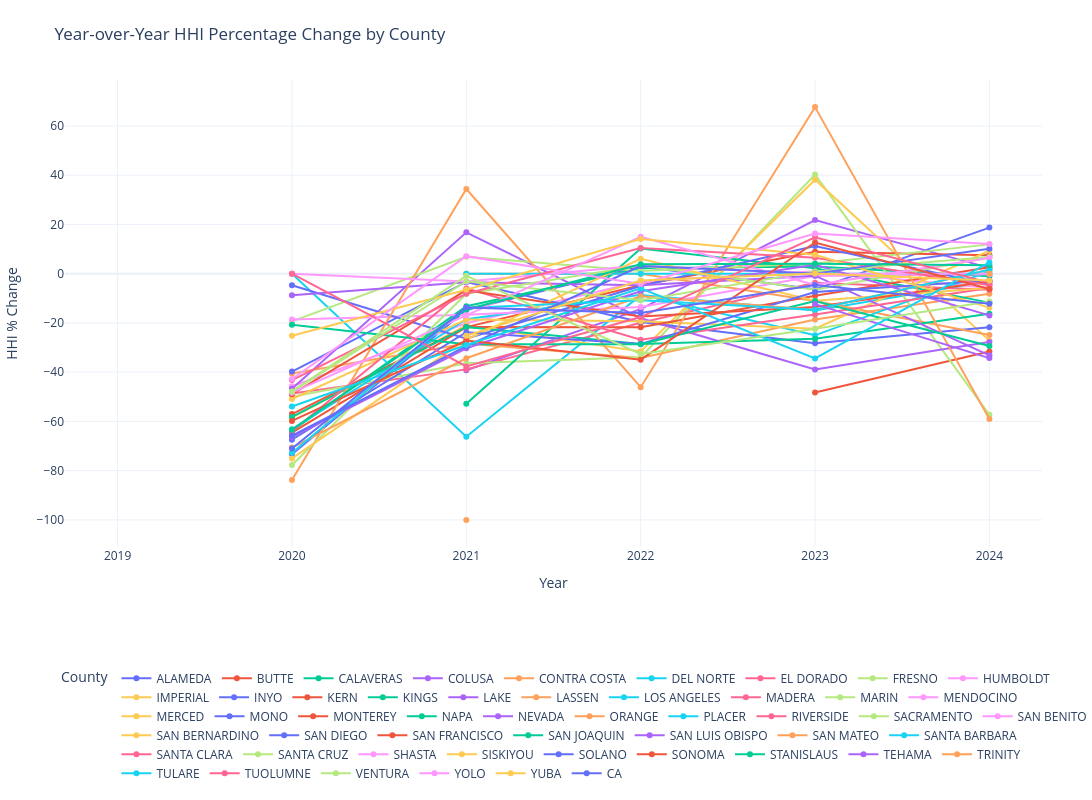

Notebook source saved alongside this figure:
### Code cell
import plotly.express as px

df_filtered['hhi_change'] = (
    df_filtered.groupby('retailercounty')['mkt_share2'].pct_change() * 100
)

fig = px.line(
    df_filtered,
    x="year",
    y="hhi_change",
    color="retailercounty",
    markers=True,
    title="Year-over-Year HHI Percentage Change by County",
    labels={
        "hhi_change": "HHI % Change",
        "year": "Year",
        "retailercounty": "County"
    }
)

fig.update_layout(
    template="plotly_white",
    width=1500,
    height=800,
    legend=dict(orientation="h", y=-0.25),
    margin=dict(l=50, r=50, t=80, b=80)
)

fig.update_traces(
    hovertemplate="<b>%{text}</b><br>Year: %{x}<br>HHI % Change: %{y:.2f}%<extra></extra>",
    text=df_filtered["retailercounty"]
)

fig.show()

fig.write_html("hhi_yoy_change_by_county.html")

### Figure 1 — Plotly figure (JSON) as saved in the notebook; plotly's stock layout.template omitted (floating-point values rounded to 4 significant figures; data arrays with more than 128 entries replaced by an {"elided": "..."} marker saying what was removed)
{"data": [{"hovertemplate": "<b>%{text}</b><br>Year: %{x}<br>HHI % Change: %{y:.2f}%<extra></extra>", "legendgroup": "ALAMEDA", "line": {"color": "#636efa", "dash": "solid"}, "marker": {"symbol": "circle"}, "mode": "lines+markers", "name": "ALAMEDA", "orientation": "v", "showlegend": true, "text": {"elided": "288 str values"}, "type": "scatter", "x": [2019, 2020, 2021, 2022, 2023, 2024], "xaxis": "x", "y": [NaN, -73.37, -14.79, 2.9, -6.363, 18.73], "yaxis": "y"}, {"hovertemplate": "<b>%{text}</b><br>Year: %{x}<br>HHI % Change: %{y:.2f}%<extra></extra>", "legendgroup": "BUTTE", "line": {"color": "#EF553B", "dash": "solid"}, "marker": {"symbol": "circle"}, "mode": "lines+markers", "name": "BUTTE", "orientation": "v", "showlegend": true, "text": {"elided": "288 str values"}, "type": "scatter", "x": [2022, 2023, 2024], "xaxis": "x", "y": [NaN, -48.28, -31.62], "yaxis": "y"}, {"hovertemplate": "<b>%{text}</b><br>Year: %{x}<br>HHI % Change: %{y:.2f}%<extra></extra>", "legendgroup": "CALAVERAS", "line": {"color": "#00cc96", "dash": "solid"}, "marker": {"symbol": "circle"}, "mode": "lines+markers", "name": "CALAVERAS", "orientation": "v", "showlegend": true, "text": {"elided": "288 str values"}, "type": "scatter", "x": [2019, 2020, 2021, 2022, 2023, 2024], "xaxis": "x", "y": [NaN, -63.85, -13.22, 2.236, 2.892, -1.024], "yaxis": "y"}, {"hovertemplate": "<b>%{text}</b><br>Year: %{x}<br>HHI % Change: %{y:.2f}%<extra></extra>", "legendgroup": "COLUSA", "line": {"color": "#ab63fa", "dash": "solid"}, "marker": {"symbol": "circle"}, "mode": "lines+markers", "name": "COLUSA", "orientation": "v", "showlegend": true, "text": {"elided": "288 str values"}, "type": "scatter", "x": [2020, 2021, 2022, 2023, 2024], "xaxis": "x", "y": [NaN, -39.22, -14.41, 21.78, 2.355], "yaxis": "y"}, {"hovertemplate": "<b>%{text}</b><br>Year: %{x}<br>HHI % Change: %{y:.2f}%<extra></extra>", "legendgroup": "CONTRA COSTA", "line": {"color": "#FFA15A", "dash": "solid"}, "marker": {"symbol": "circle"}, "mode": "lines+markers", "name": "CONTRA COSTA", "orientation": "v", "showlegend": true, "text": {"elided": "288 str values"}, "type": "scatter", "x": [2019, 2020, 2021, 2022, 2023, 2024], "xaxis": "x", "y": [NaN, -40.51, -28.35, -34.2, -18.6, -8.152], "yaxis": "y"}, {"hovertemplate": "<b>%{text}</b><br>Year: %{x}<br>HHI % Change: %{y:.2f}%<extra></extra>", "legendgroup": "DEL NORTE", "line": {"color": "#19d3f3", "dash": "solid"}, "marker": {"symbol": "circle"}, "mode": "lines+markers", "name": "DEL NORTE", "orientation": "v", "showlegend": true, "text": {"elided": "288 str values"}, "type": "scatter", "x": [2019, 2020, 2021, 2022, 2023, 2024], "xaxis": "x", "y": [NaN, 0.0, -66.23, -8.719, -14.93, -3.094], "yaxis": "y"}, {"hovertemplate": "<b>%{text}</b><br>Year: %{x}<br>HHI % Change: %{y:.2f}%<extra></extra>", "legendgroup": "EL DORADO", "line": {"color": "#FF6692", "dash": "solid"}, "marker": {"symbol": "circle"}, "mode": "lines+markers", "name": "EL DORADO", "orientation": "v", "showlegend": true, "text": {"elided": "288 str values"}, "type": "scatter", "x": [2019, 2020, 2021, 2022, 2023, 2024], "xaxis": "x", "y": [NaN, -48.7, -38.86, -19.91, -3.677, -6.56], "yaxis": "y"}, {"hovertemplate": "<b>%{text}</b><br>Year: %{x}<br>HHI % Change: %{y:.2f}%<extra></extra>", "legendgroup": "FRESNO", "line": {"color": "#B6E880", "dash": "solid"}, "marker": {"symbol": "circle"}, "mode": "lines+markers", "name": "FRESNO", "orientation": "v", "showlegend": true, "text": {"elided": "288 str values"}, "type": "scatter", "x": [2019, 2020, 2021, 2022, 2023, 2024], "xaxis": "x", "y": [NaN, -49.94, -36.34, -33.9, 40.25, -57.34], "yaxis": "y"}, {"hovertemplate": "<b>%{text}</b><br>Year: %{x}<br>HHI % Change: %{y:.2f}%<extra></extra>", "legendgroup": "HUMBOLDT", "line": {"color": "#FF97FF", "dash": "solid"}, "marker": {"symbol": "circle"}, "mode": "lines+markers", "name": "HUMBOLDT", "orientation": "v", "showlegend": true, "text": {"elided": "288 str values"}, "type": "scatter", "x": [2019, 2020, 2021, 2022, 2023, 2024], "xaxis": "x", "y": [NaN, -45.74, -20.14, -3.083, 1.026, -5.83], "yaxis": "y"}, {"hovertemplate": "<b>%{text}</b><br>Year: %{x}<br>HHI % Change: %{y:.2f}%<extra></extra>", "legendgroup": "IMPERIAL", "line": {"color": "#FECB52", "dash": "solid"}, "marker": {"symbol": "circle"}, "mode": "lines+markers", "name": "IMPERIAL", "orientation": "v", "showlegend": true, "text": {"elided": "288 str values"}, "type": "scatter", "x": [2019, 2020, 2021, 2022, 2023, 2024], "xaxis": "x", "y": [NaN, -58.44, -21.0, -31.55, 38.16, -27.19], "yaxis": "y"}, {"hovertemplate": "<b>%{text}</b><br>Year: %{x}<br>HHI % Change: %{y:.2f}%<extra></extra>", "legendgroup": "INYO", "line": {"color": "#636efa", "dash": "solid"}, "marker": {"symbol": "circle"}, "mode": "lines+markers", "name": "INYO", "orientation": "v", "showlegend": true, "text": {"elided": "288 str values"}, "type": "scatter", "x": [2019, 2020, 2021, 2022, 2023, 2024], "xaxis": "x", "y": [NaN, -39.74, -3.355, -19.62, -28.24, -21.77], "yaxis": "y"}, {"hovertemplate": "<b>%{text}</b><br>Year: %{x}<br>HHI % Change: %{y:.2f}%<extra></extra>", "legendgroup": "KERN", "line": {"color": "#EF553B", "dash": "solid"}, "marker": {"symbol": "circle"}, "mode": "lines+markers", "name": "KERN", "orientation": "v", "showlegend": true, "text": {"elided": "288 str values"}, "type": "scatter", "x": [2019, 2020, 2021, 2022, 2023, 2024], "xaxis": "x", "y": [NaN, -64.58, -21.68, -4.688, 8.885, 7.498], "yaxis": "y"}, {"hovertemplate": "<b>%{text}</b><br>Year: %{x}<br>HHI % Change: %{y:.2f}%<extra></extra>", "legendgroup": "KINGS", "line": {"color": "#00cc96", "dash": "solid"}, "marker": {"symbol": "circle"}, "mode": "lines+markers", "name": "KINGS", "orientation": "v", "showlegend": true, "text": {"elided": "288 str values"}, "type": "scatter", "x": [2020, 2021, 2022, 2023, 2024], "xaxis": "x", "y": [NaN, -52.78, 10.24, 2.184, -11.76], "yaxis": "y"}, {"hovertemplate": "<b>%{text}</b><br>Year: %{x}<br>HHI % Change: %{y:.2f}%<extra></extra>", "legendgroup": "LAKE", "line": {"color": "#ab63fa", "dash": "solid"}, "marker": {"symbol": "circle"}, "mode": "lines+markers", "name": "LAKE", "orientation": "v", "showlegend": true, "text": {"elided": "288 str values"}, "type": "scatter", "x": [2019, 2020, 2021, 2022, 2023, 2024], "xaxis": "x", "y": [NaN, -46.71, 16.78, -18.1, -38.94, -27.76], "yaxis": "y"}, {"hovertemplate": "<b>%{text}</b><br>Year: %{x}<br>HHI % Change: %{y:.2f}%<extra></extra>", "legendgroup": "LASSEN", "line": {"color": "#FFA15A", "dash": "solid"}, "marker": {"symbol": "circle"}, "mode": "lines+markers", "name": "LASSEN", "orientation": "v", "showlegend": true, "text": {"elided": "288 str values"}, "type": "scatter", "x": [2020, 2021, 2022, 2023, 2024], "xaxis": "x", "y": [NaN, 0.0, 0.0, -11.06, -24.9], "yaxis": "y"}, {"hovertemplate": "<b>%{text}</b><br>Year: %{x}<br>HHI % Change: %{y:.2f}%<extra></extra>", "legendgroup": "LOS ANGELES", "line": {"color": "#19d3f3", "dash": "solid"}, "marker": {"symbol": "circle"}, "mode": "lines+markers", "name": "LOS ANGELES", "orientation": "v", "showlegend": true, "text": {"elided": "288 str values"}, "type": "scatter", "x": [2019, 2020, 2021, 2022, 2023, 2024], "xaxis": "x", "y": [NaN, -63.21, -18.48, -8.597, -25.04, 0.9327], "yaxis": "y"}, {"hovertemplate": "<b>%{text}</b><br>Year: %{x}<br>HHI % Change: %{y:.2f}%<extra></extra>", "legendgroup": "MADERA", "line": {"color": "#FF6692", "dash": "solid"}, "marker": {"symbol": "circle"}, "mode": "lines+markers", "name": "MADERA", "orientation": "v", "showlegend": true, "text": {"elided": "288 str values"}, "type": "scatter", "x": [2024], "xaxis": "x", "y": [NaN], "yaxis": "y"}, {"hovertemplate": "<b>%{text}</b><br>Year: %{x}<br>HHI % Change: %{y:.2f}%<extra></extra>", "legendgroup": "MARIN", "line": {"color": "#B6E880", "dash": "solid"}, "marker": {"symbol": "circle"}, "mode": "lines+markers", "name": "MARIN", "orientation": "v", "showlegend": true, "text": {"elided": "288 str values"}, "type": "scatter", "x": [2019, 2020, 2021, 2022, 2023, 2024], "xaxis": "x", "y": [NaN, -19.38, 6.849, 1.1, 4.09, 11.9], "yaxis": "y"}, {"hovertemplate": "<b>%{text}</b><br>Year: %{x}<br>HHI % Change: %{y:.2f}%<extra></extra>", "legendgroup": "MENDOCINO", "line": {"color": "#FF97FF", "dash": "solid"}, "marker": {"symbol": "circle"}, "mode": "lines+markers", "name": "MENDOCINO", "orientation": "v", "showlegend": true, "text": {"elided": "288 str values"}, "type": "scatter", "x": [2019, 2020, 2021, 2022, 2023, 2024], "xaxis": "x", "y": [NaN, -18.65, -16.65, -13.53, -0.9209, -0.1807], "yaxis": "y"}, {"hovertemplate": "<b>%{text}</b><br>Year: %{x}<br>HHI % Change: %{y:.2f}%<extra></extra>", "legendgroup": "MERCED", "line": {"color": "#FECB52", "dash": "solid"}, "marker": {"symbol": "circle"}, "mode": "lines+markers", "name": "MERCED", "orientation": "v", "showlegend": true, "text": {"elided": "288 str values"}, "type": "scatter", "x": [2019, 2020, 2021, 2022, 2023, 2024], "xaxis": "x", "y": [NaN, -50.89, -18.56, -19.37, -22.35, 9.301], "yaxis": "y"}, {"hovertemplate": "<b>%{text}</b><br>Year: %{x}<br>HHI % Change: %{y:.2f}%<extra></extra>", "legendgroup": "MONO", "line": {"color": "#636efa", "dash": "solid"}, "marker": {"symbol": "circle"}, "mode": "lines+markers", "name": "MONO", "orientation": "v", "showlegend": true, "text": {"elided": "288 str values"}, "type": "scatter", "x": [2019, 2020, 2021, 2022, 2023, 2024], "xaxis": "x", "y": [NaN, -4.727, -26.4, -4.997, 11.28, -4.452], "yaxis": "y"}, {"hovertemplate": "<b>%{text}</b><br>Year: %{x}<br>HHI % Change: %{y:.2f}%<extra></extra>", "legendgroup": "MONTEREY", "line": {"color": "#EF553B", "dash": "solid"}, "marker": {"symbol": "circle"}, "mode": "lines+markers", "name": "MONTEREY", "orientation": "v", "showlegend": true, "text": {"elided": "288 str values"}, "type": "scatter", "x": [2019, 2020, 2021, 2022, 2023, 2024], "xaxis": "x", "y": [NaN, -57.02, -21.68, -21.78, -8.951, 2.58], "yaxis": "y"}, {"hovertemplate": "<b>%{text}</b><br>Year: %{x}<br>HHI % Change: %{y:.2f}%<extra></extra>", "legendgroup": "NAPA", "line": {"color": "#00cc96", "dash": "solid"}, "marker": {"symbol": "circle"}, "mode": "lines+markers", "name": "NAPA", "orientation": "v", "showlegend": true, "text": {"elided": "288 str values"}, "type": "scatter", "x": [2019, 2020, 2021, 2022, 2023, 2024], "xaxis": "x", "y": [NaN, -58.17, -21.62, -28.57, -26.4, -16.23], "yaxis": "y"}, {"hovertemplate": "<b>%{text}</b><br>Year: %{x}<br>HHI % Change: %{y:.2f}%<extra></extra>", "legendgroup": "NEVADA", "line": {"color": "#ab63fa", "dash": "solid"}, "marker": {"symbol": "circle"}, "mode": "lines+markers", "name": "NEVADA", "orientation": "v", "showlegend": true, "text": {"elided": "288 str values"}, "type": "scatter", "x": [2019, 2020, 2021, 2022, 2023, 2024], "xaxis": "x", "y": [NaN, -8.717, -3.491, -4.705, -0.8206, -33.15], "yaxis": "y"}, {"hovertemplate": "<b>%{text}</b><br>Year: %{x}<br>HHI % Change: %{y:.2f}%<extra></extra>", "legendgroup": "ORANGE", "line": {"color": "#FFA15A", "dash": "solid"}, "marker": {"symbol": "circle"}, "mode": "lines+markers", "name": "ORANGE", "orientation": "v", "showlegend": true, "text": {"elided": "288 str values"}, "type": "scatter", "x": [2019, 2020, 2021, 2022, 2023, 2024], "xaxis": "x", "y": [NaN, -83.81, 34.39, -46.09, 67.66, -59.04], "yaxis": "y"}, {"hovertemplate": "<b>%{text}</b><br>Year: %{x}<br>HHI % Change: %{y:.2f}%<extra></extra>", "legendgroup": "PLACER", "line": {"color": "#19d3f3", "dash": "solid"}, "marker": {"symbol": "circle"}, "mode": "lines+markers", "name": "PLACER", "orientation": "v", "showlegend": true, "text": {"elided": "288 str values"}, "type": "scatter", "x": [2020, 2021, 2022, 2023, 2024], "xaxis": "x", "y": [NaN, 0.0, 0.0, 0.0, 0.0], "yaxis": "y"}, {"hovertemplate": "<b>%{text}</b><br>Year: %{x}<br>HHI % Change: %{y:.2f}%<extra></extra>", "legendgroup": "RIVERSIDE", "line": {"color": "#FF6692", "dash": "solid"}, "marker": {"symbol": "circle"}, "mode": "lines+markers", "name": "RIVERSIDE", "orientation": "v", "showlegend": true, "text": {"elided": "288 str values"}, "type": "scatter", "x": [2019, 2020, 2021, 2022, 2023, 2024], "xaxis": "x", "y": [NaN, -63.96, -5.979, -26.83, -16.56, -5.779], "yaxis": "y"}, {"hovertemplate": "<b>%{text}</b><br>Year: %{x}<br>HHI % Change: %{y:.2f}%<extra></extra>", "legendgroup": "SACRAMENTO", "line": {"color": "#B6E880", "dash": "solid"}, "marker": {"symbol": "circle"}, "mode": "lines+markers", "name": "SACRAMENTO", "orientation": "v", "showlegend": true, "text": {"elided": "288 str values"}, "type": "scatter", "x": [2019, 2020, 2021, 2022, 2023, 2024], "xaxis": "x", "y": [NaN, -77.73, -8.127, 3.309, -6.549, 6.587], "yaxis": "y"}, {"hovertemplate": "<b>%{text}</b><br>Year: %{x}<br>HHI % Change: %{y:.2f}%<extra></extra>", "legendgroup": "SAN BENITO", "line": {"color": "#FF97FF", "dash": "solid"}, "marker": {"symbol": "circle"}, "mode": "lines+markers", "name": "SAN BENITO", "orientation": "v", "showlegend": true, "text": {"elided": "288 str values"}, "type": "scatter", "x": [2019, 2020, 2021, 2022, 2023, 2024], "xaxis": "x", "y": [NaN, 0.0, -3.213, 3.319, 0.0, 0.0], "yaxis": "y"}, {"hovertemplate": "<b>%{text}</b><br>Year: %{x}<br>HHI % Change: %{y:.2f}%<extra></extra>", "legendgroup": "SAN BERNARDINO", "line": {"color": "#FECB52", "dash": "solid"}, "marker": {"symbol": "circle"}, "mode": "lines+markers", "name": "SAN BERNARDINO", "orientation": "v", "showlegend": true, "text": {"elided": "288 str values"}, "type": "scatter", "x": [2019, 2020, 2021, 2022, 2023, 2024], "xaxis": "x", "y": [NaN, -75.03, -26.77, 6.064, -10.99, -5.86], "yaxis": "y"}, {"hovertemplate": "<b>%{text}</b><br>Year: %{x}<br>HHI % Change: %{y:.2f}%<extra></extra>", "legendgroup": "SAN DIEGO", "line": {"color": "#636efa", "dash": "solid"}, "marker": {"symbol": "circle"}, "mode": "lines+markers", "name": "SAN DIEGO", "orientation": "v", "showlegend": true, "text": {"elided": "288 str values"}, "type": "scatter", "x": [2019, 2020, 2021, 2022, 2023, 2024], "xaxis": "x", "y": [NaN, -67.45, -23.75, -28.54, -7.428, -2.791], "yaxis": "y"}, {"hovertemplate": "<b>%{text}</b><br>Year: %{x}<br>HHI % Change: %{y:.2f}%<extra></extra>", "legendgroup": "SAN FRANCISCO", "line": {"color": "#EF553B", "dash": "solid"}, "marker": {"symbol": "circle"}, "mode": "lines+markers", "name": "SAN FRANCISCO", "orientation": "v", "showlegend": true, "text": {"elided": "288 str values"}, "type": "scatter", "x": [2019, 2020, 2021, 2022, 2023, 2024], "xaxis": "x", "y": [NaN, -48.95, -6.733, -17.42, -13.52, -3.067], "yaxis": "y"}, {"hovertemplate": "<b>%{text}</b><br>Year: %{x}<br>HHI % Change: %{y:.2f}%<extra></extra>", "legendgroup": "SAN JOAQUIN", "line": {"color": "#00cc96", "dash": "solid"}, "marker": {"symbol": "circle"}, "mode": "lines+markers", "name": "SAN JOAQUIN", "orientation": "v", "showlegend": true, "text": {"elided": "288 str values"}, "type": "scatter", "x": [2019, 2020, 2021, 2022, 2023, 2024], "xaxis": "x", "y": [NaN, -20.77, -28.66, -28.68, -11.1, -29.41], "yaxis": "y"}, {"hovertemplate": "<b>%{text}</b><br>Year: %{x}<br>HHI % Change: %{y:.2f}%<extra></extra>", "legendgroup": "SAN LUIS OBISPO", "line": {"color": "#ab63fa", "dash": "solid"}, "marker": {"symbol": "circle"}, "mode": "lines+markers", "name": "SAN LUIS OBISPO", "orientation": "v", "showlegend": true, "text": {"elided": "288 str values"}, "type": "scatter", "x": [2019, 2020, 2021, 2022, 2023, 2024], "xaxis": "x", "y": [NaN, -66.33, -30.29, -7.161, 3.627, -16.95], "yaxis": "y"}, {"hovertemplate": "<b>%{text}</b><br>Year: %{x}<br>HHI % Change: %{y:.2f}%<extra></extra>", "legendgroup": "SAN MATEO", "line": {"color": "#FFA15A", "dash": "solid"}, "marker": {"symbol": "circle"}, "mode": "lines+markers", "name": "SAN MATEO", "orientation": "v", "showlegend": true, "text": {"elided": "288 str values"}, "type": "scatter", "x": [2019, 2020, 2021, 2022, 2023, 2024], "xaxis": "x", "y": [NaN, -70.63, -34.35, -9.194, -14.63, 1.595], "yaxis": "y"}, {"hovertemplate": "<b>%{text}</b><br>Year: %{x}<br>HHI % Change: %{y:.2f}%<extra></extra>", "legendgroup": "SANTA BARBARA", "line": {"color": "#19d3f3", "dash": "solid"}, "marker": {"symbol": "circle"}, "mode": "lines+markers", "name": "SANTA BARBARA", "orientation": "v", "showlegend": true, "text": {"elided": "288 str values"}, "type": "scatter", "x": [2019, 2020, 2021, 2022, 2023, 2024], "xaxis": "x", "y": [NaN, -72.69, -13.96, -10.79, -14.67, 1.653], "yaxis": "y"}, {"hovertemplate": "<b>%{text}</b><br>Year: %{x}<br>HHI % Change: %{y:.2f}%<extra></extra>", "legendgroup": "SANTA CLARA", "line": {"color": "#FF6692", "dash": "solid"}, "marker": {"symbol": "circle"}, "mode": "lines+markers", "name": "SANTA CLARA", "orientation": "v", "showlegend": true, "text": {"elided": "288 str values"}, "type": "scatter", "x": [2019, 2020, 2021, 2022, 2023, 2024], "xaxis": "x", "y": [NaN, -43.22, -8.167, 10.41, 6.465, -4.68], "yaxis": "y"}, {"hovertemplate": "<b>%{text}</b><br>Year: %{x}<br>HHI % Change: %{y:.2f}%<extra></extra>", "legendgroup": "SANTA CRUZ", "line": {"color": "#B6E880", "dash": "solid"}, "marker": {"symbol": "circle"}, "mode": "lines+markers", "name": "SANTA CRUZ", "orientation": "v", "showlegend": true, "text": {"elided": "288 str values"}, "type": "scatter", "x": [2019, 2020, 2021, 2022, 2023, 2024], "xaxis": "x", "y": [NaN, -47.91, -3.051, -10.79, 0.9338, 6.791], "yaxis": "y"}, {"hovertemplate": "<b>%{text}</b><br>Year: %{x}<br>HHI % Change: %{y:.2f}%<extra></extra>", "legendgroup": "SHASTA", "line": {"color": "#FF97FF", "dash": "solid"}, "marker": {"symbol": "circle"}, "mode": "lines+markers", "name": "SHASTA", "orientation": "v", "showlegend": true, "text": {"elided": "288 str values"}, "type": "scatter", "x": [2019, 2020, 2021, 2022, 2023, 2024], "xaxis": "x", "y": [NaN, -48.31, -16.96, 14.95, -4.538, 6.382], "yaxis": "y"}, {"hovertemplate": "<b>%{text}</b><br>Year: %{x}<br>HHI % Change: %{y:.2f}%<extra></extra>", "legendgroup": "SISKIYOU", "line": {"color": "#FECB52", "dash": "solid"}, "marker": {"symbol": "circle"}, "mode": "lines+markers", "name": "SISKIYOU", "orientation": "v", "showlegend": true, "text": {"elided": "288 str values"}, "type": "scatter", "x": [2019, 2020, 2021, 2022, 2023, 2024], "xaxis": "x", "y": [NaN, -25.22, -6.529, 14.08, 7.664, -13.8], "yaxis": "y"}, {"hovertemplate": "<b>%{text}</b><br>Year: %{x}<br>HHI % Change: %{y:.2f}%<extra></extra>", "legendgroup": "SOLANO", "line": {"color": "#636efa", "dash": "solid"}, "marker": {"symbol": "circle"}, "mode": "lines+markers", "name": "SOLANO", "orientation": "v", "showlegend": true, "text": {"elided": "288 str values"}, "type": "scatter", "x": [2019, 2020, 2021, 2022, 2023, 2024], "xaxis": "x", "y": [NaN, -65.82, -29.44, 3.082, 0.02339, 10.11], "yaxis": "y"}, {"hovertemplate": "<b>%{text}</b><br>Year: %{x}<br>HHI % Change: %{y:.2f}%<extra></extra>", "legendgroup": "SONOMA", "line": {"color": "#EF553B", "dash": "solid"}, "marker": {"symbol": "circle"}, "mode": "lines+markers", "name": "SONOMA", "orientation": "v", "showlegend": true, "text": {"elided": "288 str values"}, "type": "scatter", "x": [2019, 2020, 2021, 2022, 2023, 2024], "xaxis": "x", "y": [NaN, -59.81, -27.13, -34.93, 12.67, -6.232], "yaxis": "y"}, {"hovertemplate": "<b>%{text}</b><br>Year: %{x}<br>HHI % Change: %{y:.2f}%<extra></extra>", "legendgroup": "STANISLAUS", "line": {"color": "#00cc96", "dash": "solid"}, "marker": {"symbol": "circle"}, "mode": "lines+markers", "name": "STANISLAUS", "orientation": "v", "showlegend": true, "text": {"elided": "288 str values"}, "type": "scatter", "x": [2019, 2020, 2021, 2022, 2023, 2024], "xaxis": "x", "y": [NaN, -63.34, -14.56, 3.825, 4.081, 3.423], "yaxis": "y"}, {"hovertemplate": "<b>%{text}</b><br>Year: %{x}<br>HHI % Change: %{y:.2f}%<extra></extra>", "legendgroup": "TEHAMA", "line": {"color": "#ab63fa", "dash": "solid"}, "marker": {"symbol": "circle"}, "mode": "lines+markers", "name": "TEHAMA", "orientation": "v", "showlegend": true, "text": {"elided": "288 str values"}, "type": "scatter", "x": [2022, 2023, 2024], "xaxis": "x", "y": [NaN, -12.35, -34.29], "yaxis": "y"}, {"hovertemplate": "<b>%{text}</b><br>Year: %{x}<br>HHI % Change: %{y:.2f}%<extra></extra>", "legendgroup": "TRINITY", "line": {"color": "#FFA15A", "dash": "solid"}, "marker": {"symbol": "circle"}, "mode": "lines+markers", "name": "TRINITY", "orientation": "v", "showlegend": true, "text": {"elided": "288 str values"}, "type": "scatter", "x": [2020, 2021, 2023, 2024], "xaxis": "x", "y": [NaN, -100.0, Infinity, 0.0], "yaxis": "y"}, {"hovertemplate": "<b>%{text}</b><br>Year: %{x}<br>HHI % Change: %{y:.2f}%<extra></extra>", "legendgroup": "TULARE", "line": {"color": "#19d3f3", "dash": "solid"}, "marker": {"symbol": "circle"}, "mode": "lines+markers", "name": "TULARE", "orientation": "v", "showlegend": true, "text": {"elided": "288 str values"}, "type": "scatter", "x": [2019, 2020, 2021, 2022, 2023, 2024], "xaxis": "x", "y": [NaN, -53.93, -28.96, -5.974, -34.41, 4.568], "yaxis": "y"}, {"hovertemplate": "<b>%{text}</b><br>Year: %{x}<br>HHI % Change: %{y:.2f}%<extra></extra>", "legendgroup": "TUOLUMNE", "line": {"color": "#FF6692", "dash": "solid"}, "marker": {"symbol": "circle"}, "mode": "lines+markers", "name": "TUOLUMNE", "orientation": "v", "showlegend": true, "text": {"elided": "288 str values"}, "type": "scatter", "x": [2019, 2020, 2021, 2022, 2023, 2024], "xaxis": "x", "y": [NaN, 0.0, -37.69, -17.62, 14.76, -3.664], "yaxis": "y"}, {"hovertemplate": "<b>%{text}</b><br>Year: %{x}<br>HHI % Change: %{y:.2f}%<extra></extra>", "legendgroup": "VENTURA", "line": {"color": "#B6E880", "dash": "solid"}, "marker": {"symbol": "circle"}, "mode": "lines+markers", "name": "VENTURA", "orientation": "v", "showlegend": true, "text": {"elided": "288 str values"}, "type": "scatter", "x": [2019, 2020, 2021, 2022, 2023, 2024], "xaxis": "x", "y": [NaN, -47.82, -0.8686, -32.59, -22.33, -11.34], "yaxis": "y"}, {"hovertemplate": "<b>%{text}</b><br>Year: %{x}<br>HHI % Change: %{y:.2f}%<extra></extra>", "legendgroup": "YOLO", "line": {"color": "#FF97FF", "dash": "solid"}, "marker": {"symbol": "circle"}, "mode": "lines+markers", "name": "YOLO", "orientation": "v", "showlegend": true, "text": {"elided": "288 str values"}, "type": "scatter", "x": [2019, 2020, 2021, 2022, 2023, 2024], "xaxis": "x", "y": [NaN, -42.78, 7.123, -4.197, 16.3, 12.1], "yaxis": "y"}, {"hovertemplate": "<b>%{text}</b><br>Year: %{x}<br>HHI % Change: %{y:.2f}%<extra></extra>", "legendgroup": "YUBA", "line": {"color": "#FECB52", "dash": "solid"}, "marker": {"symbol": "circle"}, "mode": "lines+markers", "name": "YUBA", "orientation": "v", "showlegend": true, "text": {"elided": "288 str values"}, "type": "scatter", "x": [2020, 2021, 2022, 2023, 2024], "xaxis": "x", "y": [NaN, -25.23, -2.741, 0.1154, -2.805], "yaxis": "y"}, {"hovertemplate": "<b>%{text}</b><br>Year: %{x}<br>HHI % Change: %{y:.2f}%<extra></extra>", "legendgroup": "CA", "line": {"color": "#636efa", "dash": "solid"}, "marker": {"symbol": "circle"}, "mode": "lines+markers", "name": "CA", "orientation": "v", "showlegend": true, "text": {"elided": "288 str values"}, "type": "scatter", "x": [2019, 2020, 2021, 2022, 2023, 2024], "xaxis": "x", "y": [NaN, -71.0, -13.69, -15.99, -4.62, -12.22], "yaxis": "y"}], "layout": {"height": 800, "legend": {"orientation": "h", "title": {"text": "County"}, "tracegroupgap": 0, "y": -0.25}, "margin": {"b": 80, "l": 50, "r": 50, "t": 80}, "title": {"text": "Year-over-Year HHI Percentage Change by County"}, "width": 1500, "xaxis": {"anchor": "y", "domain": [0, 1], "title": {"text": "Year"}}, "yaxis": {"anchor": "x", "domain": [0, 1], "title": {"text": "HHI % Change"}}}}
